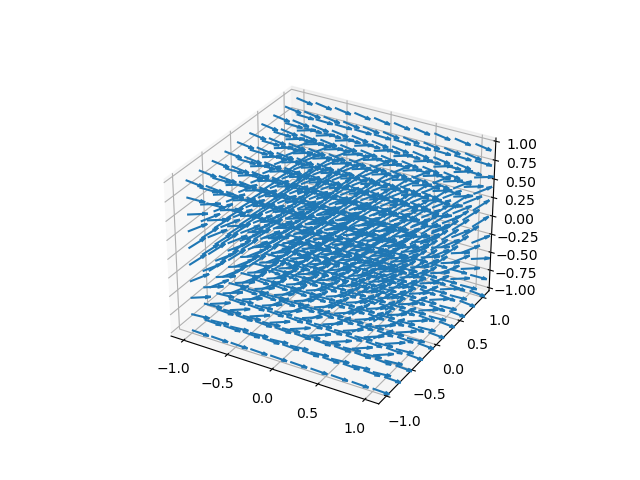

Source code (Python):
import matplotlib.pyplot as plt
import numpy as np
from mpl_toolkits import mplot3d

fig = plt.figure()
ax = fig.gca(projection='3d')

x = np.linspace(-1, 1, 10)
z = y = x
X, Y, Z = np.meshgrid(x, y, z)

u = np.sqrt((np.sin(np.pi * x))**2 + (np.cos(np.pi * y))**2)
v = np.sqrt((np.cos(np.pi * x))**2 + (np.sin(np.pi * y))**2)
w = np.cos(np.pi * z)

ax.quiver3D(X, Y, Z, u, v, w, length=0.2, normalize=True)

fig.savefig('plot_vector.png')
plt.show()
